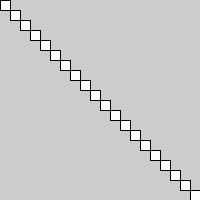
Frame 1 (no input)
Frame 60 (the mouse pressed at the canvas centre just before this capture): identical to frame 1, image omitted
Frame 120 (the mouse held since frame 60 and released just before this capture): identical to frame 1, image omitted

The Processing sketch that drew this single still picture (run headless with seeded random() and noise(); from frame 60 on, the mouse is pressed at the canvas centre):

// Processing sketch: ZThomas_PP4_1d
// ── ZThomas_PP4_1d.pde
float x = 0;
float y = 0;
void setup() {
  size(200,200);
}

void draw() {
  y = 0;
for(int x = 0; x < height; x = x + 10) { 
  if (y < height) {
  rect(x,y,10,10);
  y = y + 10;
  }
}
}
